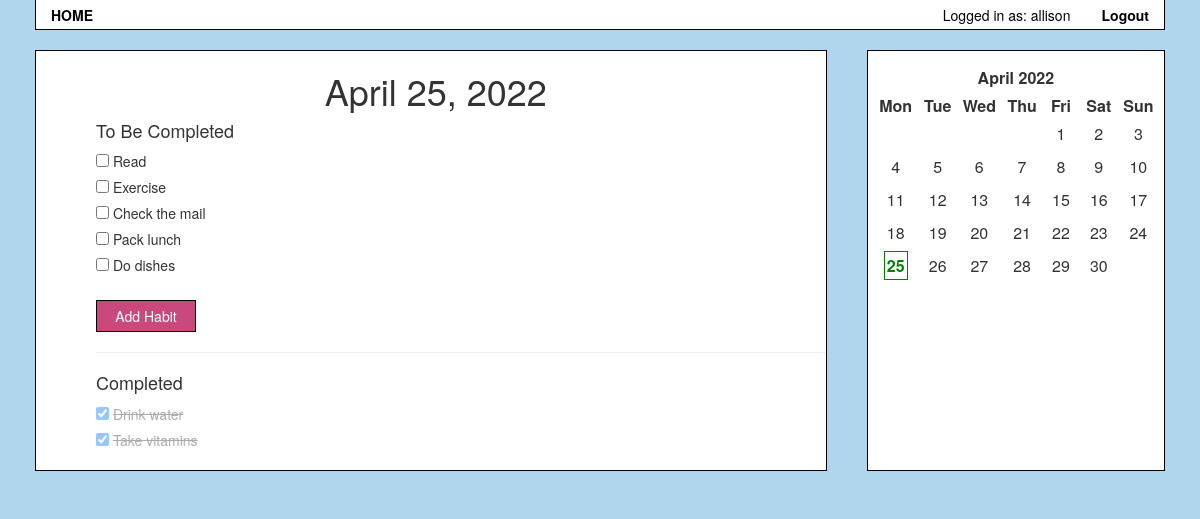
Before: /index (signed in) with the older database file.
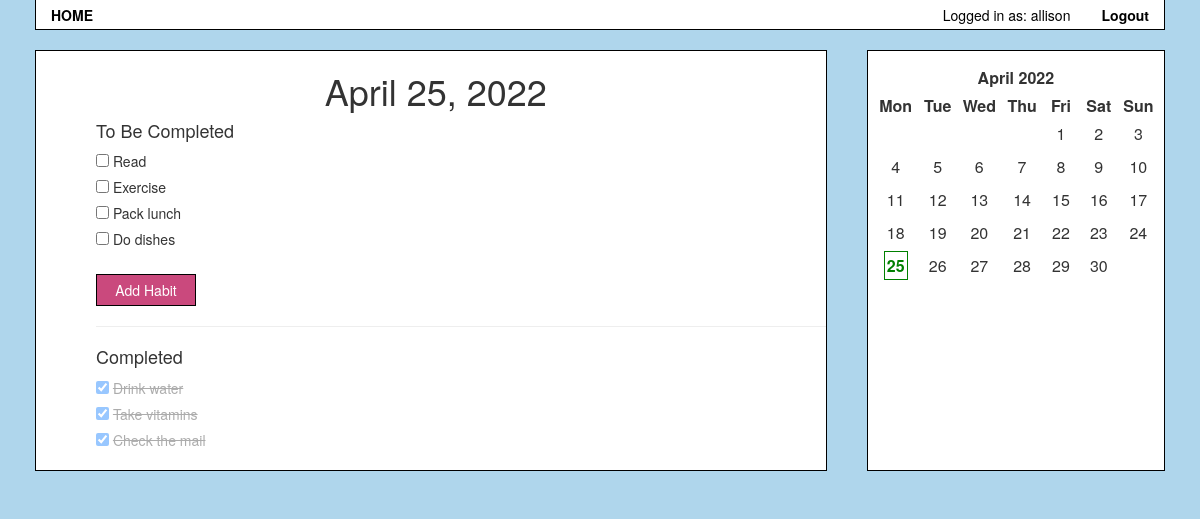
After: the same page with the newer database file.
### app/models.py (models this page shows, shortened)
class User(UserMixin, db.Model):
    id = db.Column(db.Integer, primary_key=True)
    username = db.Column(db.String(64), index=True, unique=True)
    email = db.Column(db.String(120), index=True, unique=True)
    password_hash = db.Column(db.String(128))
    habits = db.relationship('Habit', cascade='all, delete', backref='user')

class Habit(db.Model):
    id = db.Column(db.Integer, index=True, primary_key=True)
    name = db.Column(db.String(120), index=True)
    date = db.Column(db.Date, index=True)
    completed = db.Column(db.Boolean)
    user_id = db.Column(db.Integer, db.ForeignKey('user.id'))
    def __repr__(self):
        return '<Habit {}>'.format(self.name)

### app/routes.py (the view)
@app.route('/')
@app.route('/index')
def index():
    if current_user.is_anonymous:
        return redirect(url_for('login'))
    today = date.today()
    strdate = today.strftime('%B %d, %Y')
    habits = Habit.query.all()
    checkedHabits = Habit.query.filter_by(completed=True, date=today).all()
    uncheckedHabits = []
    for habit in habits:
        if habit not in checkedHabits:
            uncheckedHabits.append(habit)
    print(uncheckedHabits)
    print(checkedHabits)
    month = getMonthCalendar()
    return render_template('index.html', title='Habit Tracker',
    date=strdate, month=month,
    habits=uncheckedHabits, completedHabits=checkedHabits)

### app/helpers.py (called while the page is built)
def getMonthCalendar():
    today = date.today()
    month, year = today.month, today.year
    cal = calendar.month(today.year, today.month)
    monthCal = calendar.HTMLCalendar(firstweekday=0)
    calHTML = monthCal.formatmonth(year, month)
    display = '<b><span class="today">' + str(today.day) + '</span></b>'
    editedCal = calHTML.replace(str(today.day), display)
    return editedCal

### app/models.py (called while the page is built)
@login.user_loader
def load_user(id):
    return User.query.get(int(id))

### app/templates/index.html (shortened to what this page needs)
{% extends 'bootstrap/base.html' %}
{% block styles %}
{{super()}}
<link rel="stylesheet" href="{{ url_for('static', filename='style.css') }}">
{% endblock %}
{% block content %}
<div class="container">
<div class="main">
{% if current_user.is_anonymous %}
<div class="content">
<p><a class="navlink" href="{{ url_for('login') }}">Login</a> to view habits.</p>
</div>{% else %}
{% include 'viewHabits.html' %}
{% endif %}
{% include 'sidebar.html' %}
</div>
{% endblock %}

### app/templates/header.html (shortened to what this page needs)
{% block head %}
<head>
    <div class="navbar">
        <a class="navlink" href="/">HOME</a>
        <div class="right">
        {% if current_user.is_anonymous %}
        <a class="navlink" href="{{ url_for('login') }}">Login</a>
        {% else %}
        Logged in as: {{ current_user.username }}
        <a class="navlink" href="{{ url_for('logout') }}">Logout</a>
        {% endif %}
        </div>
    </div>
</head>
{% endblock %}

### app/templates/viewHabits.html (shortened to what this page needs)
{% block content %}
<div class="content">
    <h1 class="center">{{ date }}</h1>
    <div class="habits">
    <h4>To Be Completed</h4>
    {% for habit in habits %}
    <input type="checkbox" class="habit" id="habit" name="{{habit.id}}">
    <label for="{{habit.id}}">{{ habit.name }}</label>
    {% if showDelete == true %} - <a class="delete-button" name="{{habit.id}}">[DELETE]</a>{% endif %}<br />
    {% endfor %}
    <br />
    <div>
        <a data-target="#habit-modal" role="button" class="btn" data-toggle="modal"><span class="">Add Habit</span></a>
    </div>
    {% if completedHabits %}
    <hr>
    <h4>Completed</h4>
    <div class="completed-habits">
    {% for habit in completedHabits %}
    <input type="checkbox" class="habit" id="habit" name="{{habit.id}}" checked>
    <label class="completed" for="{{habit.id}}">{{ habit.name }}</label><br />
    {% endfor %}
    </div>
    {% endif %}
    </div>
    </div>
</div>
{% endblock %}

### app/templates/sidebar.html
<div class="sidebar">
    <div class="calendar-display">
        {{ month | safe }}
    </div>
</div>

### app/static/style.css (style rules this page uses)
.navbar { background-color: white; border: 1px solid black; border-top: transparent; border-radius: 0; margin-left: 35px; margin-right: 35px; padding-top: 5px; padding-left: 15px; padding-right: 15px; margin-bottom: 0px; font-weight: bold; min-height: 30px; }
.navlink, .navlink:hover { color: black; font-weight: bold; padding: 0px; }
.right { float: right; color: black; font-weight: normal; }
body { background-color: rgb(175, 214, 236); margin: 0px; padding: 0px; }
label { font-weight: normal; }
.container { display: flex; flex-direction: row; width: 100%; }
.sidebar, .main { display: flex; flex-direction: column; margin: 20px; border: 1px solid black; background-color: white; padding-bottom: 15px; }
.sidebar { flex-grow: 1; width: 200px; }
.main { flex-grow: 5; width: 300px; }
.content { padding-left: 10px; }
.center { text-align: center; }
.habits { padding-left: 50px; font-weight: normal; }
.completed-habits { opacity: 40%; }
.completed { text-decoration: line-through; }
.btn, .btn:hover, .btn:active { background-color: rgb(202, 73, 125); border: 1px solid black; padding: 5px; width: 100px; color: white; border-radius: 0; }
.calendar-display { margin: 5px; }
th { text-align: center; }
th.month { padding-top: 10px; padding-bottom: 5px; width: 50%; margin: 5px auto; text-align: center; }
.month { text-align: center; }
td { padding: 5px; }
.today { color: green; padding: 2px; border: 1px solid green; }

Changed rows visible on the page:
changed Habit "Check the mail": moves from the list under "To Be Completed" to the list under "Completed"
